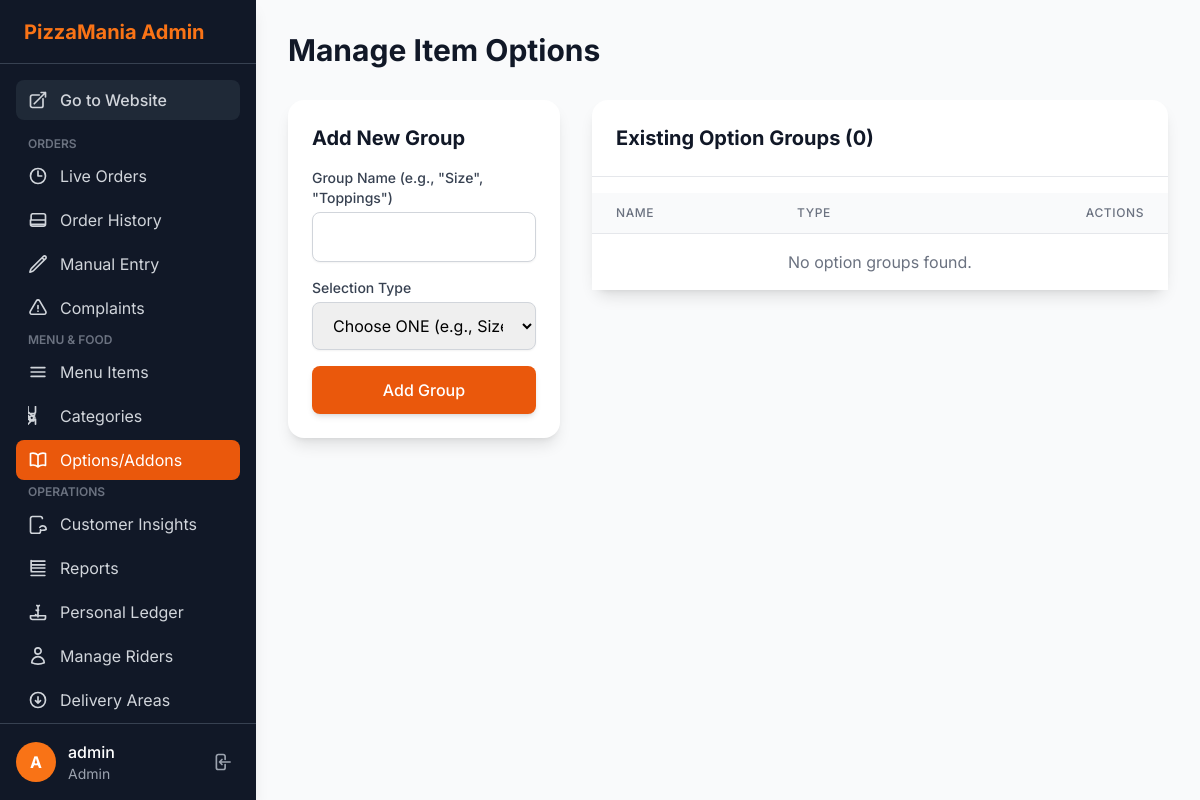
Before: /admin/manage_item_options.php (signed in) with the older database file.
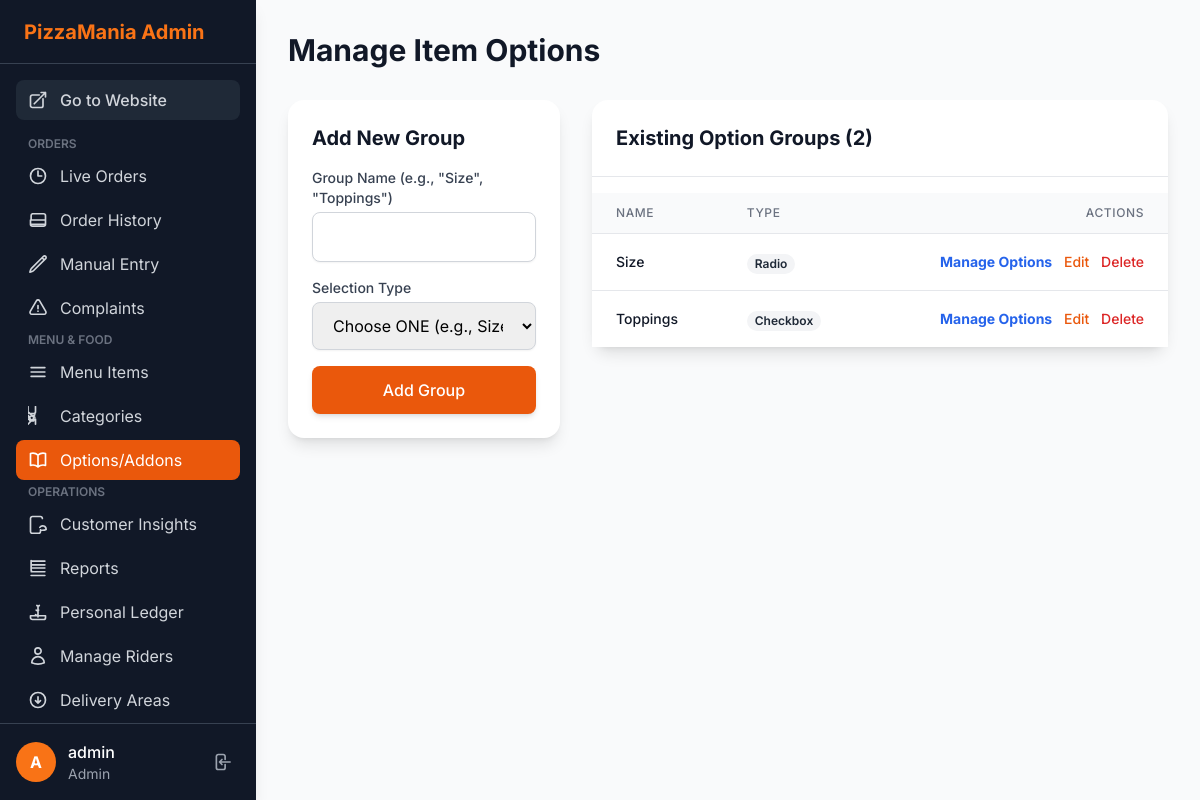
After: the same page with the newer database file.
### tables this page shows
CREATE TABLE IF NOT EXISTS `item_options_groups` (
  `id` int NOT NULL AUTO_INCREMENT,
  `name` varchar(100) NOT NULL,
  `type` enum('radio','checkbox') NOT NULL,
  PRIMARY KEY (`id`)
);

### config.php (called while the page is built, shortened)
<?php
function get_csrf_token() {
    return $_SESSION['csrf_token'];
}
function e($data) {
    return htmlspecialchars($data ?? '', ENT_QUOTES, 'UTF-8');
}
?>

### admin/manage_item_options.php (the view, shortened to what the changed rows need)
<?php
require_once('header.php');
$action = $_GET['action'] ?? 'list_groups';
$page_title = 'Manage Item Options';
$groups = [];
if ($action === 'list_groups') {
    $result = $db->query("SELECT * FROM item_options_groups ORDER BY name ASC");
    if ($result) {
        while ($row = $result->fetch_assoc()) {
            $groups[] = $row;
        }
    }
}
?>
<h1 class="text-3xl font-bold text-gray-900 mb-8"><?php echo e($page_title); ?></h1>
<div class="grid grid-cols-1 lg:grid-cols-3 gap-8">
    <div class="lg:col-span-1">
        <?php if ($action === 'list_groups' || $action === 'edit_group'): ?>
        <div class="bg-white p-6 rounded-2xl shadow-lg">
            <h2 class="text-xl font-bold text-gray-900 mb-4">
                <?php echo ($action === 'edit_group') ? 'Edit Group' : 'Add New Group'; ?>
            </h2>
        </div>
        <?php endif; ?>
    </div>
    <div class="lg:col-span-2">
        <div class="bg-white rounded-2xl shadow-lg">
            <?php if ($action === 'list_groups' || $action === 'edit_group'): ?>
            <h2 class="text-xl font-bold text-gray-900 mb-4 p-6 border-b border-gray-200">
                Existing Option Groups (<?php echo count($groups); ?>)
            </h2>
            <div class="overflow-x-auto">
                <table class="min-w-full divide-y divide-gray-200">
                    <thead class="bg-gray-50">
                        <tr>
                            <th scope="col" class="px-6 py-3 text-left text-xs font-medium text-gray-500 uppercase tracking-wider">Name</th>
                            <th scope="col" class="px-6 py-3 text-left text-xs font-medium text-gray-500 uppercase tracking-wider">Type</th>
                            <th scope="col" class="px-6 py-3 text-right text-xs font-medium text-gray-500 uppercase tracking-wider">Actions</th>
                        </tr>
                    </thead>
                    <tbody class="bg-white divide-y divide-gray-200">
                        <?php if (empty($groups)): ?>
                            <tr><td colspan="3" class="px-6 py-4 text-center text-gray-500">No option groups found.</td></tr>
                        <?php else: ?>
                            <?php foreach ($groups as $group): ?>
                                <tr>
                                    <td class="px-6 py-4 whitespace-nowrap"><div class="text-sm font-medium text-gray-900"><?php echo e($group['name']); ?></div></td>
                                    <td class="px-6 py-4 whitespace-nowrap"><span class="px-2 inline-flex text-xs leading-5 font-semibold rounded-full bg-gray-100 text-gray-800 capitalize"><?php echo e($group['type']); ?></span></td>
                                    <td class="px-6 py-4 whitespace-nowrap text-right text-sm font-medium space-x-2">
                                        <a href="manage_item_options.php?action=manage_options&group_id=<?php echo e($group['id']); ?>" class="text-blue-600 hover:text-blue-900 font-bold">Manage Options</a>
                                        <a href="manage_item_options.php?action=edit_group&id=<?php echo e($group['id']); ?>" class="text-orange-600 hover:text-orange-900">Edit</a>
                                        <a href="manage_item_options.php?action=delete_group&id=<?php echo e($group['id']); ?>&csrf_token=<?php echo e(get_csrf_token()); ?>"
                                           class="text-red-600 hover:text-red-900"
                                           onclick="return confirm('Are you sure you want to delete this group? ALL its options will be deleted.');">Delete</a>
                                    </td>
                                </tr>
                            <?php endforeach; ?>
                        <?php endif; ?>
                    </tbody>
                </table>
            </div>
            <?php endif; ?>
        </div>
    </div>
</div>
<?php
require_once('footer.php');
?>

Changed rows visible on the page:
added item_options_groups: name "Size", type "Radio"
added item_options_groups: name "Toppings", type "Checkbox"
Other visible differences:
count($groups): "0" → "2"
text no longer shown: "No option groups found."
